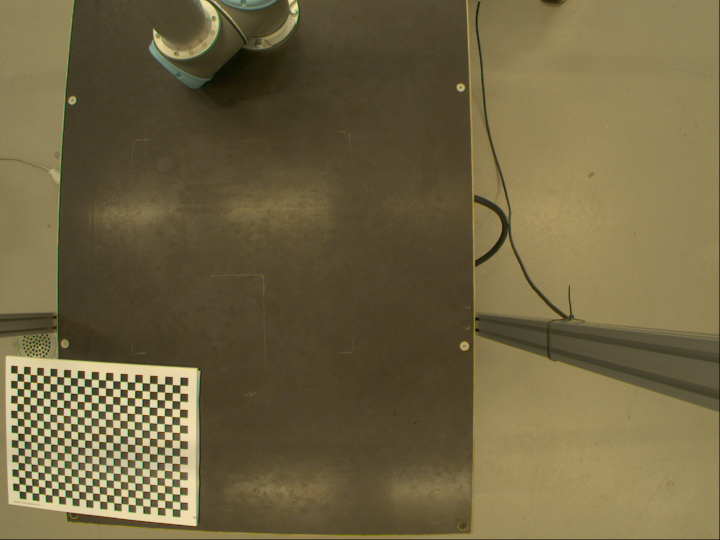
#> input picture images/calib10.png, 1440 x 1080 px (shown at 1/2 size); its folder holds 5 pictures in this run
$ python calib.py
#> lines starting #> are read from the running program, lines starting #| are printed output that depends on the picture; after the words box and inside, x2 and y2 are one past the last pixel; in counts of white or black regions, pixels touching at a corner belong together
"""Test quality of different types of images using CameraCalibration  to see the result .
here there are 2 types of .png and .jpeg which the .png gives more accurate result in this survey .
As a result, we get more straight line relatively with two sides in the picture with good quality .
"""
import numpy as np
import cv2 as cv
import glob
import pickle
from matplotlib import pyplot as plt
################ FIND CHESSBOARD CORNERS - OBJECT POINTS AND IMAGE POINTS #############################
#  size of images are very importatnt for the small ones and big ones given below !

# chessboardSize = (9,6)
# frameSize = (640,480)
chessboardSize = (24,17)
frameSize = (1440,1080)


# termination criteria
criteria = (cv.TERM_CRITERIA_EPS + cv.TERM_CRITERIA_MAX_ITER, 30, 0.001)


# prepare object points, like (0,0,0), (1,0,0), (2,0,0) ....,(6,5,0)
objp = np.zeros((chessboardSize[0] * chessboardSize[1], 3), np.float32)
objp[:,:2] = np.mgrid[0:chessboardSize[0],0:chessboardSize[1]].T.reshape(-1,2)

size_of_chessboard_squares_mm = 20
objp = objp * size_of_chessboard_squares_mm


# Arrays to store object points and image points from all the images.
objpoints = [] # 3d point in real world space
imgpoints = [] # 2d points in image plane.


# images = glob.glob('images/*.jpeg')
images = glob.glob('images/*.png')

# images = glob.glob('C:\Users\PYTHON\Desktop\cam_calib\images\*.jpeg')
for image in images:
    # print(image)

    img = cv.imread(image)
#> img is the input picture: shape (1080, 1440, 3); mean B, G, R 66.4, 100.3, 112.1
    gray = cv.cvtColor(img, cv.COLOR_BGR2GRAY)
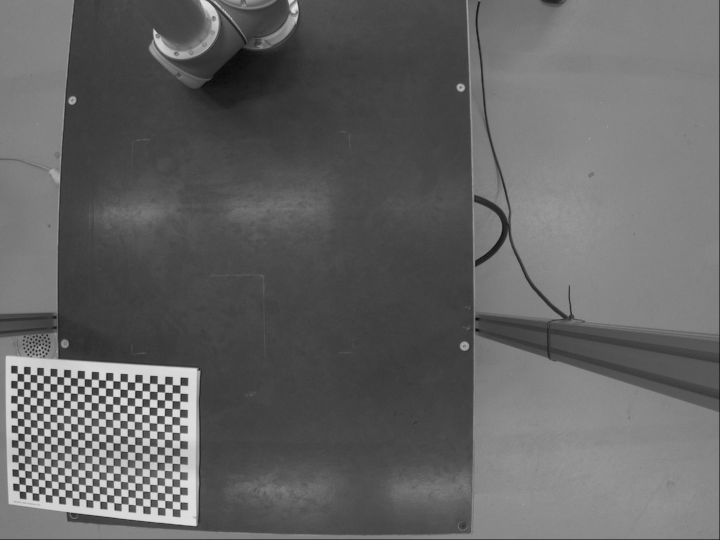
#> gray: shape (1080, 1440) (shown at 1/2 size); min 0, max 248, mean 100

    # Find the chess board corners
    ret, corners = cv.findChessboardCorners(gray, chessboardSize, None)
#> ret = True; corners = 408 rows, first 8: [35.19, 747.5], [48.02, 748.3], [60.8, 749.7], [74.33, 750.4], [87.34, 751.8], [100.7, 752.5], [114.4, 753.8], [128.1, 754.5]

    # If found, add object points, image points (after refining them)
    if ret == True:

        objpoints.append(objp)
        corners2 = cv.cornerSubPix(gray, corners, (11,11), (-1,-1), criteria)
#> corners2 = 408 rows, first 8: [34.9, 747], [48.09, 748.2], [54.89, 749], [74.32, 750.3], [87.02, 751.3], [100.7, 752.4], [114.3, 753.5], [128, 754.5]
        imgpoints.append(corners)

        # Draw and display the corners
        cv.drawChessboardCorners(img, chessboardSize, corners2, ret)
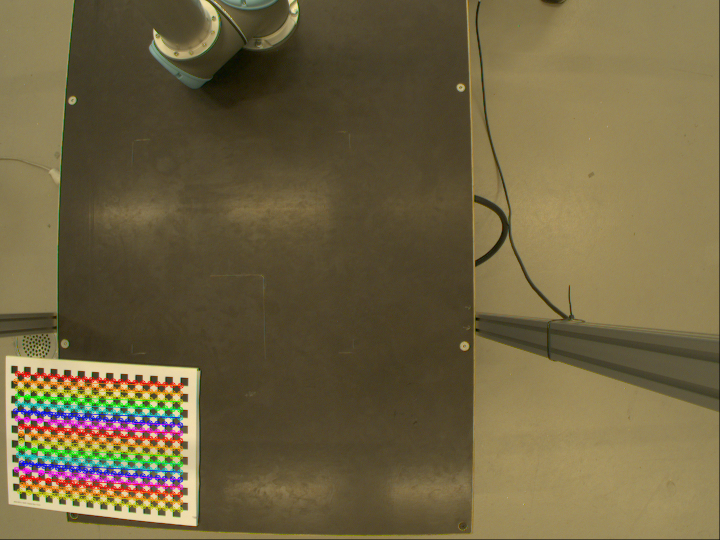
#> img: shape (1080, 1440, 3) (shown at 1/2 size); 3.62% of pixels changed, all inside (x1, y1, x2, y2) = (25, 741, 368, 1026)
        cv.imshow('img', img)
        cv.waitKey(1000) # milsec
#> pass 2 of the loop `for image in images:`:
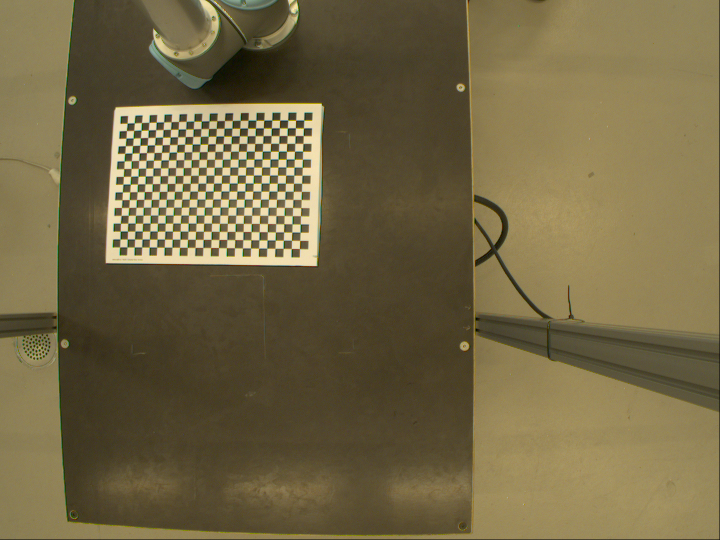
#> input picture images/calib11.png, 1440 x 1080 px (shown at 1/2 size)
#> img is the input picture: shape (1080, 1440, 3); mean B, G, R 68.9, 103, 115
#> `gray = cv.cvtColor(img, cv.COLOR_BGR2GRAY)`:
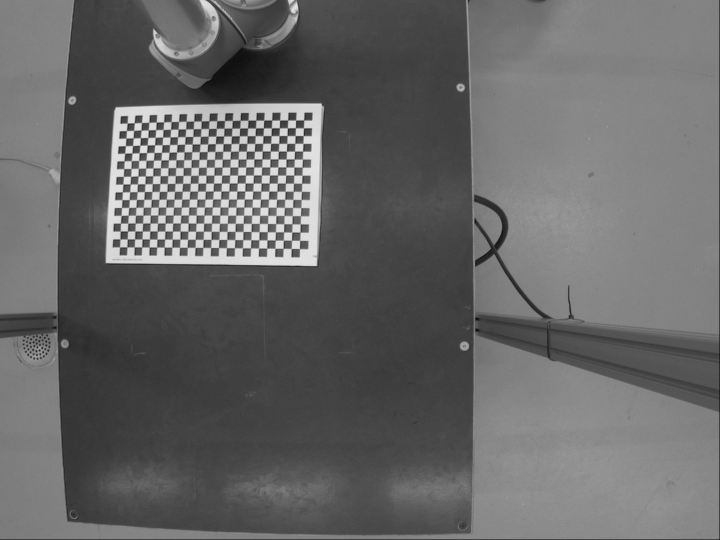
#> gray: shape (1080, 1440) (shown at 1/2 size); min 0, max 251, mean 102.7
#> corners = 408 rows, first 8: [254.8, 246.7], [269.1, 246.5], [283.8, 245.8], [298.5, 245.2], [312.9, 244.6], [328.1, 244.3], [342.7, 244.3], [358.2, 243.4]
#> corners2 = 408 rows, first 8: [254.7, 246.6], [269, 246.3], [283.4, 245.6], [298.4, 245.1], [312.9, 244.6], [328.1, 244.3], [342.7, 243.9], [358, 243.4]
#> `cv.drawChessboardCorners(img, chessboardSize, corners2, ret)`:
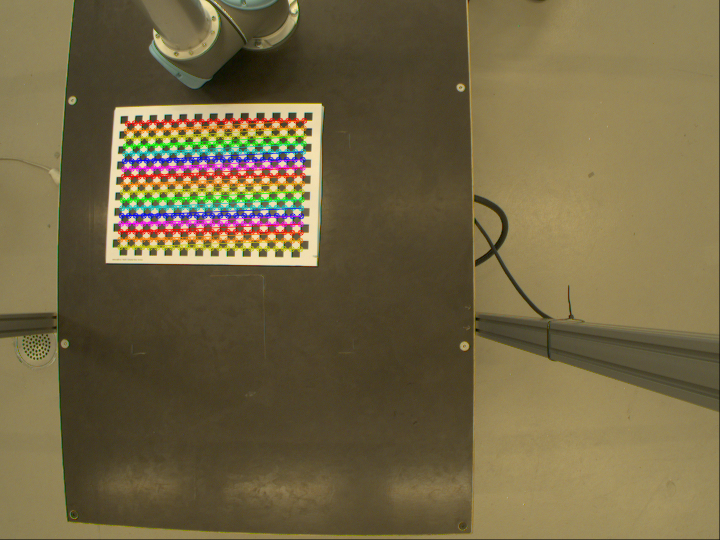
#> img: shape (1080, 1440, 3) (shown at 1/2 size); 3.91% of pixels changed, all inside (x1, y1, x2, y2) = (234, 235, 615, 505)
#> pass 3 of the loop `for image in images:`:
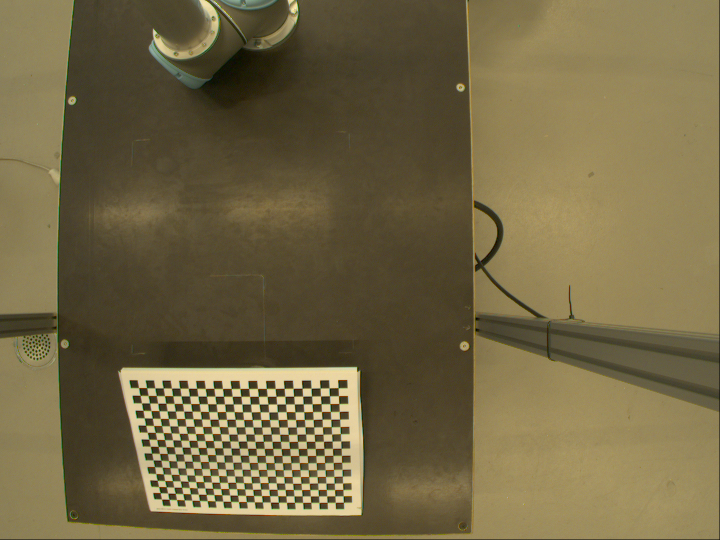
#> input picture images/calib12.png, 1440 x 1080 px (shown at 1/2 size)
#> img is the input picture: shape (1080, 1440, 3); mean B, G, R 68.4, 102.6, 114.6
#> `gray = cv.cvtColor(img, cv.COLOR_BGR2GRAY)`:
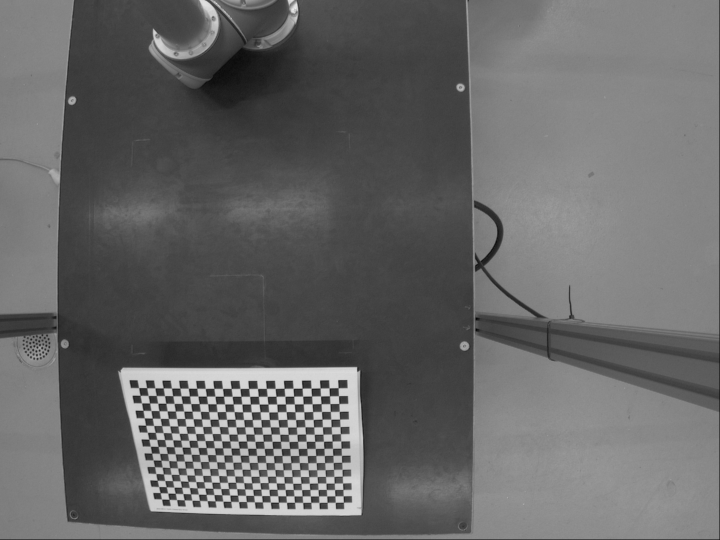
#> gray: shape (1080, 1440) (shown at 1/2 size); min 0, max 245, mean 102.3
#> corners = 408 rows, first 8: [278.1, 776.1], [294.3, 776.3], [310.6, 776.5], [327, 776.5], [343.6, 776.7], [360.5, 776.8], [377.6, 777], [394.4, 777]
#> corners2 = 408 rows, first 8: [277.7, 775.8], [294, 776.1], [310.3, 776.3], [327, 776.4], [343.5, 776.6], [360.2, 776.7], [377.2, 776.8], [394, 777]
#> `cv.drawChessboardCorners(img, chessboardSize, corners2, ret)`:
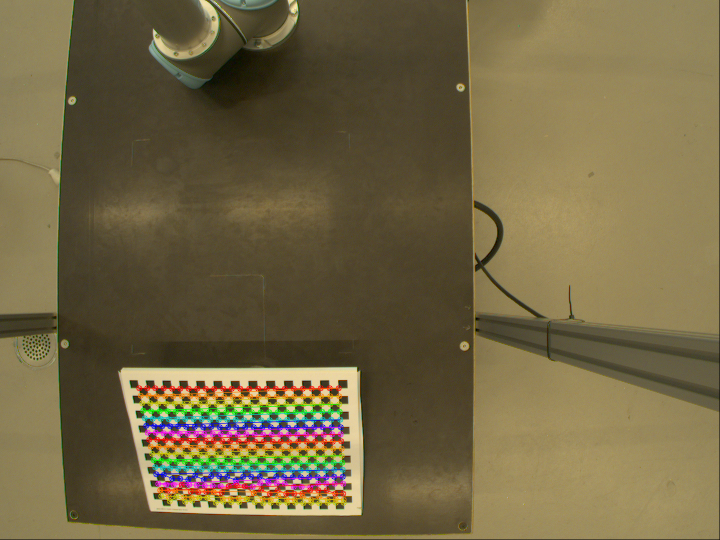
#> img: shape (1080, 1440, 3) (shown at 1/2 size); 3.85% of pixels changed, all inside (x1, y1, x2, y2) = (272, 770, 694, 1013)
#> the loop made 5 passes; the first 3 are shown
        # cv.waitKey(5000) # milsec


cv.destroyAllWindows()


# ############## CALIBRATION #####################################################
# WE SPECIFY THE FRAME SIZE HERE : ALL WE NEED IS OBJECT POINT AND FRAME SIZE
#  calib  .shape[::-1]
# ret, cameraMatrix, dist, rvecs, tvecs = cv.calibrateCamera(objpoints, imgpoints,gray.shape[::-1], None, None)
ret, cameraMatrix, dist, rvecs, tvecs = cv.calibrateCamera(objpoints, imgpoints,frameSize, None, None)

# Save the camera calibration result for later use (we won't worry about rvecs / tvecs)
# pickle.dump((cameraMatrix, dist), open( "calibration.pkl", "wb" ))
# pickle.dump(cameraMatrix, open( "cameraMatrix.pkl", "wb" ))
# pickle.dump(dist, open( "dist.pkl", "wb" ))
print("==="*20)
print("RESULT - "*10)
print("Camera Calibrated :\n",ret)
print("camera Matrix :\n",cameraMatrix)
print("distortaion Parameters :\n",dist)
print("Rotation Vectors :\n",rvecs)
print("Translation Vector :\n",tvecs)

# print("reproje pixle  {:.4f}".format)

# ############## UNDISTORTION #####################################################

# img = cv.imread('images/calib1.jpeg')
img = cv.imread('images/calib8.png')
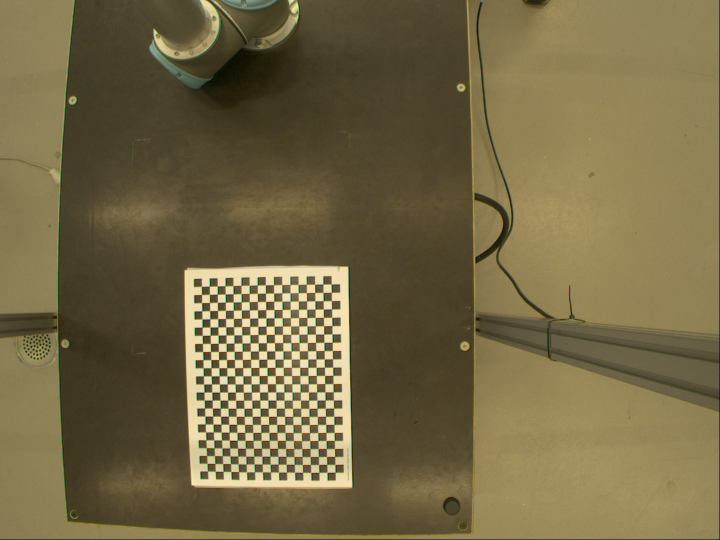
#> input picture images/calib8.png, 1440 x 1080 px (shown at 1/2 size)
#> img is the input picture: shape (1080, 1440, 3); mean B, G, R 69.3, 103.9, 116.1
h,  w = img.shape[:2]
#> h = 1080; w = 1440
# getOptimalNewCameraMatrix:  to get more accurate result
newCameraMatrix, roi = cv.getOptimalNewCameraMatrix(cameraMatrix, dist, (w,h), 1, (w,h))


# Undistort 1. Using <strong>cv.undistort()</strong>
dst = cv.undistort(img, cameraMatrix, dist, None, newCameraMatrix)
# crop the image
x, y, w, h = roi
dst = dst[y:y+h, x:x+w]
#> dst: shape (963, 1320, 3)
# result of calibration saves here
# cv.imwrite('calibratedcalib4jpeg.jpeg', dst)
cv.imwrite('calibResult8.png', dst)


# or 2. Using <strong>remapping</strong>
# Undistort with Remapping
mapx, mapy = cv.initUndistortRectifyMap(cameraMatrix, dist, None, newCameraMatrix, (w,h), 5)
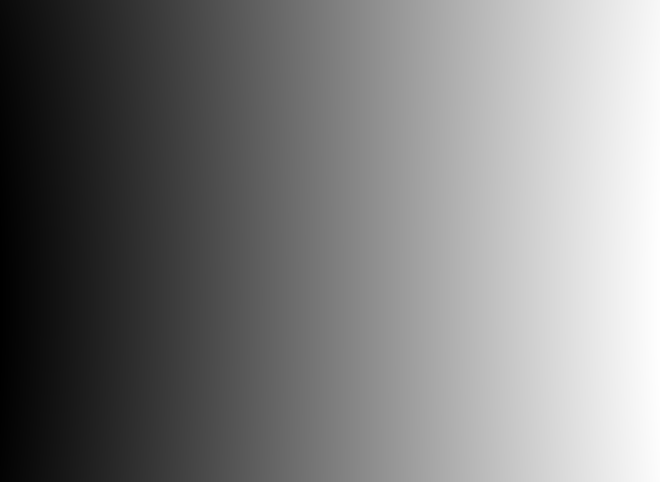
#> mapx: shape (963, 1320) float32 (shown at 1/2 size); min -54.97, max 1380.3, mean 652.1; drawn with min black and max white
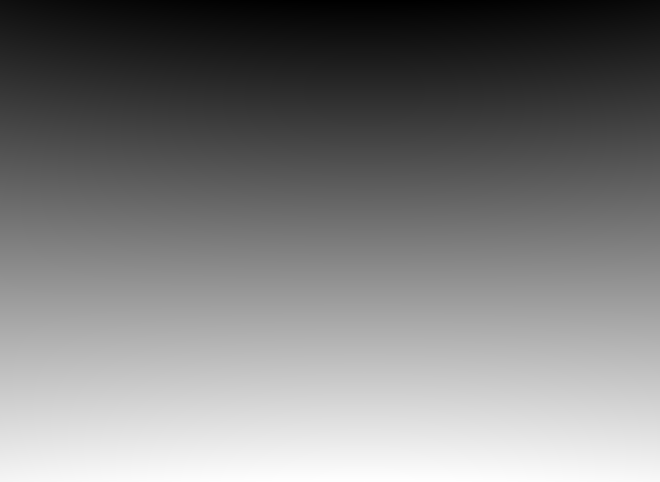
#> mapy: shape (963, 1320) float32 (shown at 1/2 size); min -66.11, max 1005.2, mean 461.4; drawn with min black and max white
dst = cv.remap(img, mapx, mapy, cv.INTER_LINEAR)
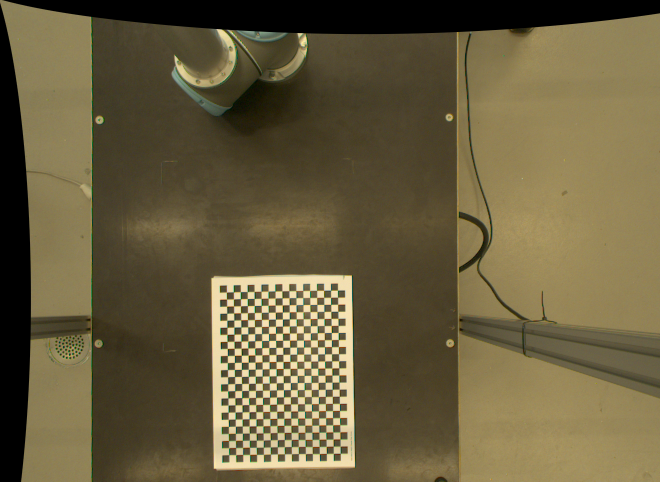
#> dst: shape (963, 1320, 3) (shown at 1/2 size); mean B, G, R 62.8, 94, 104.9
# crop the image
x, y, w, h = roi
dst = dst[y:y+h, x:x+w]
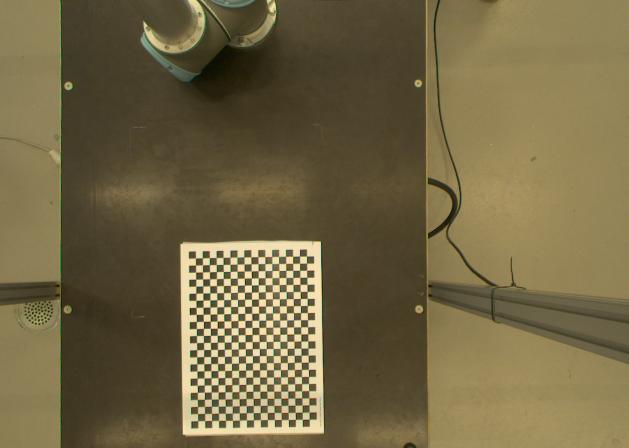
#> dst: shape (895, 1258, 3) (shown at 1/2 size); mean B, G, R 68.6, 102.7, 114.7
cv.imwrite('caliResult81.png', dst)


# Reprojection Error
mean_error = 0

for i in range(len(objpoints)):
    imgpoints2, _ = cv.projectPoints(objpoints[i], rvecs[i], tvecs[i], cameraMatrix, dist)
    error = cv.norm(imgpoints[i], imgpoints2, cv.NORM_L2)/len(imgpoints2)
    mean_error += error

print( "total error: {}".format(mean_error/len(objpoints)) )
print("\n\n\n")

# ============================================================
# RESULT - RESULT - RESULT - RESULT - RESULT - RESULT - RESULT - RESULT - RESULT - RESULT -
# Camera Calibrated :
#  1.2915046165333723
# camera Matrix :
#  [[1.08447791e+03 0.00000000e+00 7.40007822e+02]
#  [0.00000000e+00 1.08523372e+03 5.72964984e+02]
#  [0.00000000e+00 0.00000000e+00 1.00000000e+00]]
# distortaion Parameters :
#  [[-0.20874147  0.11251551  0.00262093 -0.00103003 -0.05798302]]
# Rotation Vectors :
#  (array([[-0.0101702 ],
#        [ 0.00950659],
#        [ 0.03641409]]), array([[-0.01767589],
#        [ 0.00649912],
#        [ 0.02003055]]), array([[ 0.30085187],
#        [ 0.00654742],
#        [-0.0192971 ]]), array([[-0.00790216],
#        [ 0.00468764],
#        [-0.00076035]]), array([[-0.0164335 ],
#        [ 0.00331607],
#        [-1.5881517 ]]), array([[-1.72092564e-02],
#        [ 1.58392238e-03],
#        [-1.59404724e+00]]))
# Translation Vector :
#  (array([[-928.41319407],
#        [ 227.28980417],
#        [1305.55520648]]), array([[-622.39682228],
#        [-419.6633396 ],
#        [1309.62704725]]), array([[-529.50686257],
#        [ 231.44934237],
#        [1191.37580598]]), array([[-426.60551171],
#        [ 267.86028019],
#        [1300.06676781]]), array([[-404.27294283],
#        [ 459.56273976],
#        [1299.24929065]]), array([[ -98.23489831],
#        [ 548.38187192],
#        [1297.80596571]]))
# total error: 0.04418011714162698
